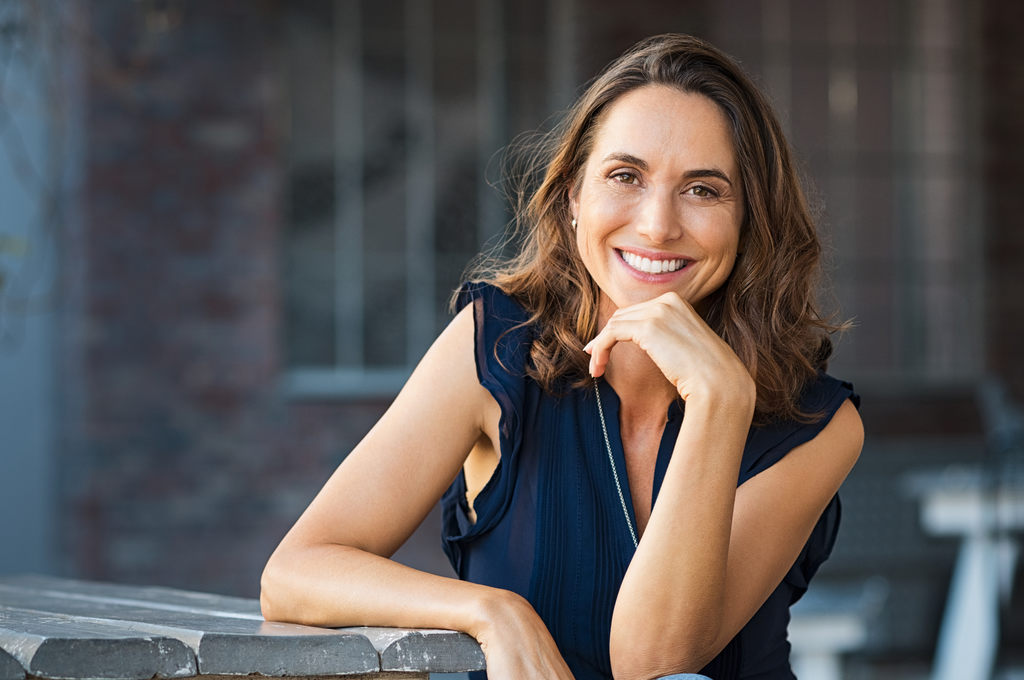
#> input picture imagem_teste.jpg, 1024 x 680 px
$ python facedetection.py
#> lines starting #> are read from the running program, lines starting #| are printed output that depends on the picture; after the words box and inside, x2 and y2 are one past the last pixel; in counts of white or black regions, pixels touching at a corner belong together
"""
Original file is located at
    https://colab.research.google.com/drive/1yifJA0F4v92UB6RrzU8KQDftDhx9DBki
"""

import cv2
# from google.colab.patches import cv2_imshow
import numpy as np

imagePath = 'imagem_teste.jpg'
#leia a imagem
image = cv2.imread(imagePath)
#> image is the input picture: shape (680, 1024, 3); mean B, G, R 85.6, 86.2, 90.9

cascadePath = 'haarcascade_frontalface_default.xml'
#vamos utilizar novamente o classificador provido pelo opencv
faceCascade = cv2.CascadeClassifier(cv2.data.haarcascades + "haarcascade_frontalface_default.xml")
#a detecção de face é feita em imagem em escala de cinza
#vamos convert a imagem original
gray = cv2.cvtColor(image, cv2.COLOR_BGR2GRAY)
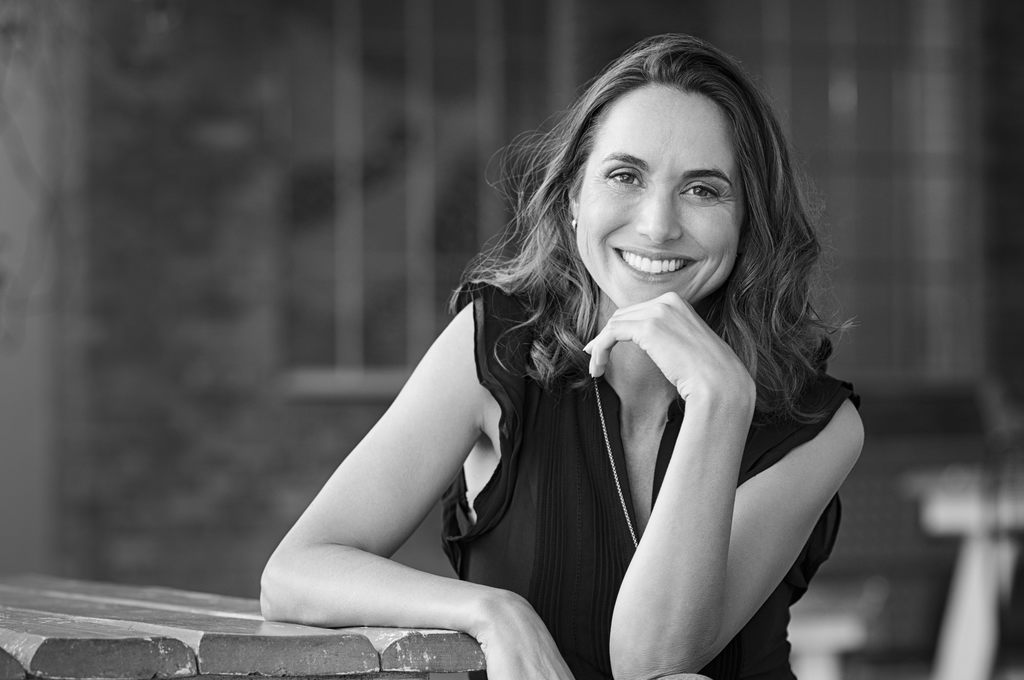
#> gray: shape (680, 1024); min 0, max 255, mean 87.5
#vamos utilizar o método detectMultiScale com
faces = faceCascade.detectMultiScale(
    gray,
    minSize=(30, 30),
    flags = cv2.CASCADE_SCALE_IMAGE
)
#> faces = [[548, 96, 220, 220]]
#imprimindo quantas faces foram encontradas
print("Found {0} faces!".format(len(faces)))
#| Found 1 faces!

# Desenhando o retangulo ao redor de cada face encontrada
#(0,255,0) é a cor do retangulo (verde)
#2 é a grossura da linha
#w é a largura do quadrado da face
#h é a altura
#x é o ponto inicial no eixo horizontal
#y é o ponto inicial no eixo vertical

for (x, y, w, h) in faces:
  cv2.rectangle(image, (x, y), (x+w, y+h), (0, 255, 0), 2)
  cv2.imshow(image)
  cv2.waitKey(0)
#> this loop made 1 pass
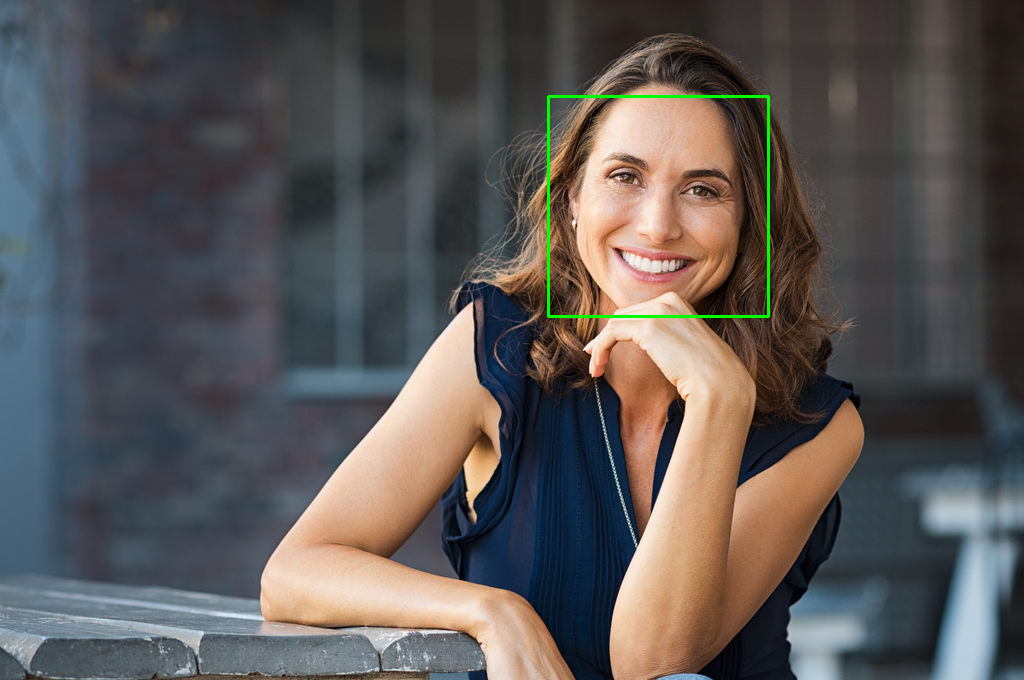
#> image: shape (680, 1024, 3); 0.38% of pixels changed, all inside (x1, y1, x2, y2) = (547, 95, 770, 318)

for (x, y, w, h) in faces:
  #RECORTANDO APENAS A REGIÃO DA FACE
  #PERCEBA QUE NO RECORTE, OS EIXOS SÃO INVERSOS
  ROI = image[y:y+h, x:x+w,:]
  #MOSTRANDO A REGIAO DA FACE
  cv2.imshow(ROI)
  cv2.waitKey(0)
  #CRIANDO A IMAGEM PARA AUMENTAR O BRILHO APENAS DO VERMELHO
  red = np.zeros_like(ROI); #CRIAR IMAGEM DO TAMANHO DA ROI
  red[:,:] = [0,0,100]; # (b,g,r)

  #AUMENTE O BRILHO DO CANAL VERMELHO DA ROI
  avermelhado = cv2.add(ROI, red);
  #LIMITE O VALOR PARA 255
  avermelhado[avermelhado > 255] = 255

  #'colando' a face avermelhada na foto original
  #ps.: não é a única forma.
  #Pode ser feito o processamento direto na imagem original
  imageAvermelhado = image.copy()
  imageAvermelhado[y:y+h, x:x+w] = avermelhado
  cv2.imshow(imageAvermelhado)
  cv2.waitKey()
#> this loop made 1 pass
#> pass 1, `ROI = image[y:y+h, x:x+w,:]`:
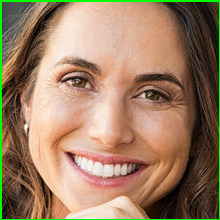
#> ROI: shape (220, 220, 3); mean B, G, R 99.7, 126.7, 155.6
#> pass 1, `avermelhado = cv2.add(ROI, red);`:
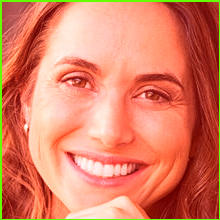
#> avermelhado: shape (220, 220, 3); mean B, G, R 99.7, 126.7, 221
#> after the loop:
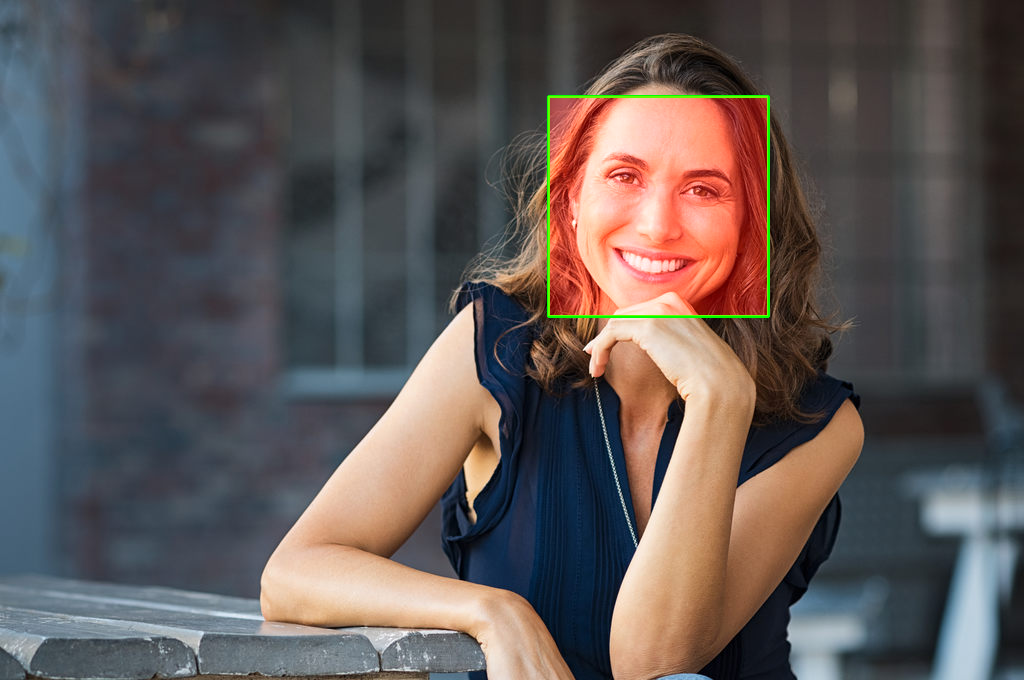
#> imageAvermelhado: shape (680, 1024, 3); mean B, G, R 85.3, 86.9, 95
#> after the loop:
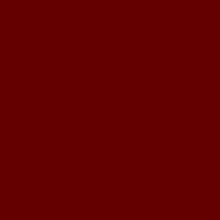
#> red: shape (220, 220, 3); mean B, G, R 0, 0, 100

for (x, y, w, h) in faces:
  #RECORTANDO APENAS A REGIÃO DA FACE
  #PERCEBA QUE NO RECORTE, OS EIXOS SÃO INVERSOS
  ROI = image[y:y+h, x:x+w,:]

  #crie um filtro (no caso esse embaça a image) e aplique
  #kernel = np.array([[-1, 0, 1], [-2, 0, 2],[-1, 0, 1 ]])
  kernel = np.ones((5,5),np.float32)/25
  embacado = cv2.filter2D(ROI,-1,kernel)
  #LIMITE O VALOR PARA 255
  embacado[embacado > 255] = 255

  #'colando' a face avermelhada na foto original
  #ps.: não é a única forma.
  #Pode ser feito o processamento direto na imagem original
  imageEmbacado = image.copy()
  imageEmbacado[y:y+h, x:x+w] = embacado
  cv2.imshow(imageEmbacado)
  cv2.waitKey()
#> this loop made 1 pass
#> pass 1, `embacado = cv2.filter2D(ROI,-1,kernel)`:
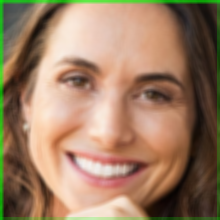
#> embacado: shape (220, 220, 3); mean B, G, R 100, 125.8, 156.2
